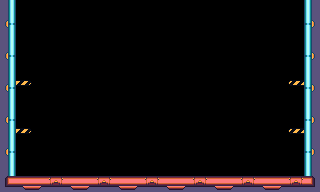

Tiled map render using the project's own tile images. Description and the whole map definition, tile-layer contents included, below:
An orthogonal 20x12 tile map with 16x16 px tiles, 1 tile layer (map) and 8 objects (player).

<map version="1.10" tiledversion="1.11.0" orientation="orthogonal" renderorder="right-down" width="20" height="12" tilewidth="16" tileheight="16" infinite="0" nextlayerid="5" nextobjectid="12">
 <tileset firstgid="1" source="ship.tsx" />
 <layer id="1" name="map" width="20" height="12">
  <data encoding="csv">
55,0,0,0,0,0,0,0,0,0,0,0,0,0,0,0,0,0,0,42,
45,0,0,0,0,0,0,0,0,0,0,0,0,0,0,0,0,0,0,52,
55,0,0,0,0,0,0,0,0,0,0,0,0,0,0,0,0,0,0,42,
45,0,0,0,0,0,0,0,0,0,0,0,0,0,0,0,0,0,0,52,
55,0,0,0,0,0,0,0,0,0,0,0,0,0,0,0,0,0,0,42,
45,18,0,0,0,0,0,0,0,0,0,0,0,0,0,0,0,0,15,52,
55,0,0,0,0,0,0,0,0,0,0,0,0,0,0,0,0,0,0,42,
45,0,0,0,0,0,0,0,0,0,0,0,0,0,0,0,0,0,0,52,
55,18,0,0,0,0,0,0,0,0,0,0,0,0,0,0,0,0,15,42,
45,0,0,0,0,0,0,0,0,0,0,0,0,0,0,0,0,0,0,52,
55,0,0,0,0,0,0,0,0,0,0,0,0,0,0,0,0,0,0,42,
53,33,34,46,33,34,46,33,34,46,33,34,46,33,34,46,33,34,46,54
</data>
 </layer>
 <objectgroup id="2" name="entities">
  <object id="1" name="player" x="48" y="144">
   <ellipse />
  </object>
 </objectgroup>
 <objectgroup id="3" name="walls">
  <object id="4" x="0" y="176" width="320" height="16" />
  <object id="5" x="0" y="0" width="16" height="176" />
  <object id="7" x="304" y="0" width="16" height="176" />
 </objectgroup>
 <objectgroup id="4" name="platforms">
  <object id="8" x="16" y="80" width="16" height="16" />
  <object id="9" x="16" y="128" width="16" height="16" />
  <object id="10" x="288" y="128" width="16" height="16" />
  <object id="11" x="288" y="80" width="16" height="16" />
 </objectgroup>
</map>